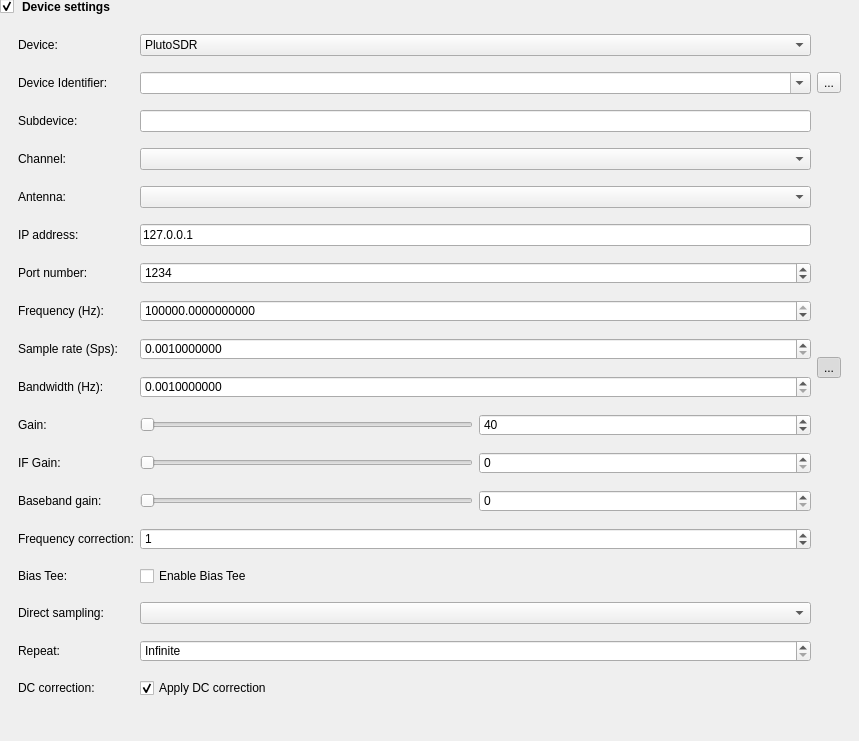
<?xml version="1.0" encoding="UTF-8"?>
<ui version="4.0">
 <class>FormDeviceSettings</class>
 <widget class="QWidget" name="FormDeviceSettings">
  <property name="geometry">
   <rect>
    <x>0</x>
    <y>0</y>
    <width>859</width>
    <height>741</height>
   </rect>
  </property>
  <property name="windowTitle">
   <string>Form</string>
  </property>
  <layout class="QVBoxLayout" name="verticalLayout">
   <property name="leftMargin">
    <number>0</number>
   </property>
   <property name="topMargin">
    <number>0</number>
   </property>
   <property name="rightMargin">
    <number>0</number>
   </property>
   <property name="bottomMargin">
    <number>0</number>
   </property>
   <item>
    <widget class="QGroupBox" name="groupBoxDeviceSettings">
     <property name="font">
      <font>
       <weight>75</weight>
       <bold>true</bold>
      </font>
     </property>
     <property name="styleSheet">
      <string notr="true">QGroupBox
{
border: none;
}

QGroupBox::title {
    subcontrol-origin: margin;
}
QGroupBox::indicator:unchecked {
 image: url(:/icons/icons/collapse.svg)
}
QGroupBox::indicator:checked {
 image: url(:/icons/icons/uncollapse.svg)
}</string>
     </property>
     <property name="title">
      <string>Device settings</string>
     </property>
     <property name="flat">
      <bool>true</bool>
     </property>
     <property name="checkable">
      <bool>true</bool>
     </property>
     <layout class="QGridLayout" name="gridLayout_6">
      <property name="topMargin">
       <number>15</number>
      </property>
      <item row="0" column="0">
       <widget class="QFrame" name="frame_2">
        <property name="font">
         <font>
          <weight>50</weight>
          <bold>false</bold>
         </font>
        </property>
        <property name="frameShape">
         <enum>QFrame::NoFrame</enum>
        </property>
        <property name="frameShadow">
         <enum>QFrame::Raised</enum>
        </property>
        <property name="lineWidth">
         <number>0</number>
        </property>
        <layout class="QGridLayout" name="gridLayout">
         <item row="4" column="0">
          <widget class="QLabel" name="labelAntenna">
           <property name="text">
            <string>Antenna:</string>
           </property>
          </widget>
         </item>
         <item row="12" column="0">
          <widget class="QLabel" name="labelBasebandGain">
           <property name="toolTip">
            <string>&lt;html&gt;&lt;head/&gt;&lt;body&gt;&lt;p&gt;The baseband gain is applied to the baseband signal in your software defined radio. The baseband signal is at low frequency and gathered from the RF signal by &lt;span style=&quot; font-weight:600;&quot;&gt;complex downsampling&lt;/span&gt;.&lt;/p&gt;&lt;/body&gt;&lt;/html&gt;</string>
           </property>
           <property name="text">
            <string>Baseband gain:</string>
           </property>
          </widget>
         </item>
         <item row="2" column="1">
          <widget class="QLineEdit" name="lineEditSubdevice">
           <property name="toolTip">
            <string>&lt;html&gt;&lt;head/&gt;&lt;body&gt;&lt;p&gt;PlutoSDR selection is handled via the device identifier list when multiple devices are available.&lt;/p&gt;&lt;/body&gt;&lt;/html&gt;</string>
           </property>
          </widget>
         </item>
         <item row="9" column="1">
          <widget class="KillerDoubleSpinBox" name="spinBoxBandwidth">
           <property name="decimals">
            <number>10</number>
           </property>
           <property name="minimum">
            <double>0.001000000000000</double>
           </property>
           <property name="maximum">
            <double>1000000000000.000000000000000</double>
           </property>
          </widget>
         </item>
         <item row="2" column="0">
          <widget class="QLabel" name="labelSubdevice">
           <property name="toolTip">
            <string>&lt;html&gt;&lt;head/&gt;&lt;body&gt;&lt;p&gt;PlutoSDR selection is handled via the device identifier list when multiple devices are available.&lt;/p&gt;&lt;/body&gt;&lt;/html&gt;</string>
           </property>
           <property name="text">
            <string>&lt;html&gt;&lt;head/&gt;&lt;body&gt;&lt;p&gt;Subdevice:&lt;/p&gt;&lt;/body&gt;&lt;/html&gt;</string>
           </property>
          </widget>
         </item>
         <item row="7" column="1">
          <widget class="KillerDoubleSpinBox" name="spinBoxFreq">
           <property name="decimals">
            <number>10</number>
           </property>
           <property name="minimum">
            <double>0.001000000000000</double>
           </property>
           <property name="maximum">
            <double>1000000000000.000000000000000</double>
           </property>
           <property name="value">
            <double>433920000.000000000000000</double>
           </property>
          </widget>
         </item>
         <item row="5" column="1">
          <widget class="QLineEdit" name="lineEditIP">
           <property name="text">
            <string>127.0.0.1</string>
           </property>
          </widget>
         </item>
         <item row="1" column="2">
          <widget class="QToolButton" name="btnRefreshDeviceIdentifier">
           <property name="toolTip">
            <string>&lt;html&gt;&lt;head/&gt;&lt;body&gt;&lt;p&gt;Automatically detect connected SDRs of the above configured type. There is &lt;span style=&quot; font-weight:600;&quot;&gt;no need&lt;/span&gt; to press this button if you have only one SDR of a certain type attached. &lt;/p&gt;&lt;/body&gt;&lt;/html&gt;</string>
           </property>
           <property name="text">
            <string>...</string>
           </property>
           <property name="icon">
            <iconset theme="view-refresh">
             <normaloff>.</normaloff>.</iconset>
           </property>
          </widget>
         </item>
         <item row="15" column="0">
          <widget class="QLabel" name="labelDirectSampling">
           <property name="toolTip">
            <string>&lt;html&gt;&lt;head/&gt;&lt;body&gt;&lt;p&gt;Set the direct sampling mode. If you do not know what to choose here, just set it to disabled. The&lt;span style=&quot; font-weight:600;&quot;&gt; native backend&lt;/span&gt; is recommended, when using this setting.&lt;/p&gt;&lt;/body&gt;&lt;/html&gt;</string>
           </property>
           <property name="text">
            <string>Direct sampling:</string>
           </property>
          </widget>
         </item>
         <item row="9" column="0">
          <widget class="QLabel" name="labelBandwidth">
           <property name="text">
            <string>Bandwidth (Hz):</string>
           </property>
          </widget>
         </item>
         <item row="10" column="1">
          <layout class="QGridLayout" name="gridLayout_5">
           <property name="sizeConstraint">
            <enum>QLayout::SetDefaultConstraint</enum>
           </property>
           <item row="0" column="0">
            <widget class="QSlider" name="sliderGain">
             <property name="toolTip">
              <string>&lt;html&gt;&lt;head/&gt;&lt;body&gt;&lt;p&gt;The gain (more exactly RF gain) is the gain applied to the RF signal. This amplifies the high frequent signal arriving at the antenna of your Software Defined Radio.&lt;/p&gt;&lt;/body&gt;&lt;/html&gt;</string>
             </property>
             <property name="maximum">
              <number>100</number>
             </property>
             <property name="singleStep">
              <number>1</number>
             </property>
             <property name="orientation">
              <enum>Qt::Horizontal</enum>
             </property>
            </widget>
           </item>
           <item row="0" column="1">
            <widget class="QSpinBox" name="spinBoxGain">
             <property name="sizePolicy">
              <sizepolicy hsizetype="MinimumExpanding" vsizetype="Fixed">
               <horstretch>0</horstretch>
               <verstretch>0</verstretch>
              </sizepolicy>
             </property>
             <property name="toolTip">
              <string>&lt;html&gt;&lt;head/&gt;&lt;body&gt;&lt;p&gt;The gain (more exactly RF gain) is the gain applied to the RF signal. This amplifies the high frequent signal arriving at the antenna of your Software Defined Radio.&lt;/p&gt;&lt;/body&gt;&lt;/html&gt;</string>
             </property>
             <property name="minimum">
              <number>0</number>
             </property>
             <property name="maximum">
              <number>99</number>
             </property>
             <property name="value">
              <number>40</number>
             </property>
            </widget>
           </item>
          </layout>
         </item>
         <item row="8" column="0">
          <widget class="QLabel" name="labelSampleRate">
           <property name="text">
            <string>Sample rate (Sps):</string>
           </property>
          </widget>
         </item>
         <item row="11" column="1">
          <layout class="QGridLayout" name="gridLayout_7">
           <item row="0" column="0">
            <widget class="QSlider" name="sliderIFGain">
             <property name="toolTip">
              <string>&lt;html&gt;&lt;head/&gt;&lt;body&gt;&lt;p&gt;The IF Gain is applied to the Intermediate Frequency signal in your Software Defined Radio. An IF signal has a lower frequency than the high frequent RF signal, so signal processing can be applied more efficiently.&lt;/p&gt;&lt;/body&gt;&lt;/html&gt;</string>
             </property>
             <property name="orientation">
              <enum>Qt::Horizontal</enum>
             </property>
            </widget>
           </item>
           <item row="0" column="1">
            <widget class="QSpinBox" name="spinBoxIFGain">
             <property name="sizePolicy">
              <sizepolicy hsizetype="MinimumExpanding" vsizetype="Fixed">
               <horstretch>0</horstretch>
               <verstretch>0</verstretch>
              </sizepolicy>
             </property>
             <property name="toolTip">
              <string>&lt;html&gt;&lt;head/&gt;&lt;body&gt;&lt;p&gt;The IF Gain is applied to the Intermediate Frequency signal in your Software Defined Radio. An IF signal has a lower frequency than the high frequent RF signal, so signal processing can be applied more efficiently.&lt;/p&gt;&lt;/body&gt;&lt;/html&gt;</string>
             </property>
            </widget>
           </item>
          </layout>
         </item>
         <item row="13" column="0">
          <widget class="QLabel" name="labelFreqCorrection">
           <property name="toolTip">
            <string>&lt;html&gt;&lt;head/&gt;&lt;body&gt;&lt;p&gt;Set the frequency correction in &lt;span style=&quot; font-weight:600;&quot;&gt;ppm&lt;/span&gt;. If you do not know what to enter here, just leave it to one.&lt;/p&gt;&lt;/body&gt;&lt;/html&gt;</string>
           </property>
           <property name="text">
            <string>Frequency correction:</string>
           </property>
          </widget>
         </item>
         <item row="1" column="1">
          <widget class="QComboBox" name="comboBoxDeviceIdentifier">
           <property name="toolTip">
            <string>&lt;html&gt;&lt;head/&gt;&lt;body&gt;&lt;p&gt;You can enter a device identifier here if you have multiple SDRs of the same type attached to separate them. There is no need to configure this value otherwise. the app will &lt;span style=&quot; font-weight:600;&quot;&gt;automatically&lt;/span&gt; select an attached SDR of the configured type if you leave this value empty.&lt;/p&gt;&lt;/body&gt;&lt;/html&gt;</string>
           </property>
           <property name="editable">
            <bool>true</bool>
           </property>
           <property name="insertPolicy">
            <enum>QComboBox::NoInsert</enum>
           </property>
          </widget>
         </item>
         <item row="0" column="1">
          <widget class="QComboBox" name="cbDevice">
           <property name="sizePolicy">
            <sizepolicy hsizetype="Expanding" vsizetype="Fixed">
             <horstretch>0</horstretch>
             <verstretch>0</verstretch>
            </sizepolicy>
           </property>
           <item>
            <property name="text">
             <string>PlutoSDR</string>
            </property>
           </item>
          </widget>
         </item>
         <item row="16" column="1">
          <widget class="QSpinBox" name="spinBoxNRepeat">
           <property name="specialValueText">
            <string>Infinite</string>
           </property>
           <property name="maximum">
            <number>999999999</number>
           </property>
          </widget>
         </item>
         <item row="12" column="1">
          <layout class="QGridLayout" name="gridLayout_8">
           <item row="0" column="0">
            <widget class="QSlider" name="sliderBasebandGain">
             <property name="toolTip">
              <string>&lt;html&gt;&lt;head/&gt;&lt;body&gt;&lt;p&gt;The baseband gain is applied to the baseband signal in your software defined radio. The baseband signal is at low frequency and gathered from the RF signal by &lt;span style=&quot; font-weight:600;&quot;&gt;complex downsampling&lt;/span&gt;.&lt;/p&gt;&lt;/body&gt;&lt;/html&gt;</string>
             </property>
             <property name="sliderPosition">
              <number>0</number>
             </property>
             <property name="orientation">
              <enum>Qt::Horizontal</enum>
             </property>
             <property name="invertedAppearance">
              <bool>false</bool>
             </property>
             <property name="invertedControls">
              <bool>false</bool>
             </property>
             <property name="tickPosition">
              <enum>QSlider::NoTicks</enum>
             </property>
             <property name="tickInterval">
              <number>0</number>
             </property>
            </widget>
           </item>
           <item row="0" column="1">
            <widget class="QSpinBox" name="spinBoxBasebandGain">
             <property name="sizePolicy">
              <sizepolicy hsizetype="MinimumExpanding" vsizetype="Fixed">
               <horstretch>0</horstretch>
               <verstretch>0</verstretch>
              </sizepolicy>
             </property>
             <property name="toolTip">
              <string>&lt;html&gt;&lt;head/&gt;&lt;body&gt;&lt;p&gt;The baseband gain is applied to the baseband signal in your software defined radio. The baseband signal is at low frequency and gathered from the RF signal by &lt;span style=&quot; font-weight:600;&quot;&gt;complex downsampling&lt;/span&gt;.&lt;/p&gt;&lt;/body&gt;&lt;/html&gt;</string>
             </property>
            </widget>
           </item>
          </layout>
         </item>
         <item row="6" column="0">
          <widget class="QLabel" name="labelPort">
           <property name="text">
            <string>Port number:</string>
           </property>
          </widget>
         </item>
         <item row="8" column="1">
          <widget class="KillerDoubleSpinBox" name="spinBoxSampleRate">
           <property name="decimals">
            <number>10</number>
           </property>
           <property name="minimum">
            <double>0.001000000000000</double>
           </property>
           <property name="maximum">
            <double>1000000000000.000000000000000</double>
           </property>
          </widget>
         </item>
         <item row="10" column="0">
          <widget class="QLabel" name="labelGain">
           <property name="toolTip">
            <string>&lt;html&gt;&lt;head/&gt;&lt;body&gt;&lt;p&gt;The gain (more exactly RF gain) is the gain applied to the RF signal. This amplifies the high frequent signal arriving at the antenna of your Software Defined Radio.&lt;/p&gt;&lt;/body&gt;&lt;/html&gt;</string>
           </property>
           <property name="text">
            <string>Gain:</string>
           </property>
          </widget>
         </item>
         <item row="17" column="1">
          <widget class="QCheckBox" name="checkBoxDCCorrection">
           <property name="toolTip">
            <string>Apply DC correction during recording, that is, ensure the captured signal has a mean value of zero.</string>
           </property>
           <property name="text">
            <string>Apply DC correction</string>
           </property>
           <property name="checked">
            <bool>true</bool>
           </property>
          </widget>
         </item>
         <item row="1" column="0">
          <widget class="QLabel" name="labelDeviceIdentifier">
           <property name="toolTip">
            <string>&lt;html&gt;&lt;head/&gt;&lt;body&gt;&lt;p&gt;You can enter a device identifier here if you have multiple SDRs of the same type attached to separate them. There is no need to configure this value otherwise. the app will &lt;span style=&quot; font-weight:600;&quot;&gt;automatically&lt;/span&gt; select an attached SDR of the configured type if you leave this value empty.&lt;/p&gt;&lt;/body&gt;&lt;/html&gt;</string>
           </property>
           <property name="text">
            <string>Device Identifier:</string>
           </property>
          </widget>
         </item>
         <item row="4" column="1">
          <widget class="QComboBox" name="comboBoxAntenna"/>
         </item>
         <item row="7" column="0">
          <widget class="QLabel" name="labelFreq">
           <property name="text">
            <string>Frequency (Hz):</string>
           </property>
          </widget>
         </item>
         <item row="6" column="1">
          <widget class="QSpinBox" name="spinBoxPort">
           <property name="minimum">
            <number>1</number>
           </property>
           <property name="maximum">
            <number>65535</number>
           </property>
           <property name="value">
            <number>1234</number>
           </property>
          </widget>
         </item>
         <item row="5" column="0">
          <widget class="QLabel" name="labelIP">
           <property name="text">
            <string>IP address:</string>
           </property>
          </widget>
         </item>
         <item row="13" column="1">
          <widget class="QSpinBox" name="spinBoxFreqCorrection">
           <property name="toolTip">
            <string>&lt;html&gt;&lt;head/&gt;&lt;body&gt;&lt;p&gt;Set the frequency correction in &lt;span style=&quot; font-weight:600;&quot;&gt;ppm&lt;/span&gt;. If you do not know what to enter here, just leave it to one.&lt;/p&gt;&lt;/body&gt;&lt;/html&gt;</string>
           </property>
           <property name="minimum">
            <number>-1000</number>
           </property>
           <property name="maximum">
            <number>1000</number>
           </property>
           <property name="value">
            <number>1</number>
           </property>
          </widget>
         </item>
         <item row="16" column="0">
          <widget class="QLabel" name="labelNRepeat">
           <property name="text">
            <string>Repeat:</string>
           </property>
          </widget>
         </item>
         <item row="15" column="1">
          <widget class="QComboBox" name="comboBoxDirectSampling">
           <property name="toolTip">
            <string>&lt;html&gt;&lt;head/&gt;&lt;body&gt;&lt;p&gt;Set the direct sampling mode. If you do not know what to choose here, just set it to disabled. The&lt;span style=&quot; font-weight:600;&quot;&gt; native backend&lt;/span&gt; is recommended, when using this setting.&lt;/p&gt;&lt;/body&gt;&lt;/html&gt;</string>
           </property>
          </widget>
         </item>
         <item row="17" column="0">
          <widget class="QLabel" name="labelDCCorrection">
           <property name="toolTip">
            <string>Apply DC correction during recording, that is, ensure the captured signal has a mean value of zero.</string>
           </property>
           <property name="text">
            <string>DC correction:</string>
           </property>
          </widget>
         </item>
         <item row="3" column="1">
          <widget class="QComboBox" name="comboBoxChannel"/>
         </item>
         <item row="11" column="0">
          <widget class="QLabel" name="labelIFGain">
           <property name="toolTip">
            <string>&lt;html&gt;&lt;head/&gt;&lt;body&gt;&lt;p&gt;The IF Gain is applied to the Intermediate Frequency signal in your Software Defined Radio. An IF signal has a lower frequency than the high frequent RF signal, so signal processing can be applied more efficiently.&lt;/p&gt;&lt;/body&gt;&lt;/html&gt;</string>
           </property>
           <property name="text">
            <string>IF Gain:</string>
           </property>
          </widget>
         </item>
         <item row="3" column="0">
          <widget class="QLabel" name="labelChannel">
           <property name="text">
            <string>Channel:</string>
           </property>
          </widget>
         </item>
         <item row="8" column="2" rowspan="2">
          <widget class="QToolButton" name="btnLockBWSR">
           <property name="sizePolicy">
            <sizepolicy hsizetype="Fixed" vsizetype="Fixed">
             <horstretch>0</horstretch>
             <verstretch>0</verstretch>
            </sizepolicy>
           </property>
           <property name="text">
            <string>...</string>
           </property>
           <property name="icon">
            <iconset resource="urh.qrc">
             <normaloff>:/icons/icons/lock.svg</normaloff>:/icons/icons/lock.svg</iconset>
           </property>
           <property name="iconSize">
            <size>
             <width>16</width>
             <height>16</height>
            </size>
           </property>
           <property name="checkable">
            <bool>true</bool>
           </property>
           <property name="checked">
            <bool>true</bool>
           </property>
          </widget>
         </item>
         <item row="0" column="0">
          <widget class="QLabel" name="label_3">
           <property name="text">
            <string>Device:</string>
           </property>
          </widget>
         </item>
         <item row="14" column="0">
          <widget class="QLabel" name="labelBiasTee">
           <property name="toolTip">
            <string>&lt;html&gt;&lt;head/&gt;&lt;body&gt;&lt;p&gt;Enable the bias tee of your SDR, if you have an external LNA connected. Leave this disabled if you have no external LNA attached.&lt;/p&gt;&lt;/body&gt;&lt;/html&gt;</string>
           </property>
           <property name="text">
            <string>Bias Tee:</string>
           </property>
          </widget>
         </item>
         <item row="14" column="1">
          <widget class="QCheckBox" name="checkBoxBiasTee">
           <property name="toolTip">
            <string>&lt;html&gt;&lt;head/&gt;&lt;body&gt;&lt;p&gt;Enable the bias tee of your SDR, if you have an external LNA connected. Leave this disabled if you have no external LNA attached.&lt;/p&gt;&lt;/body&gt;&lt;/html&gt;</string>
           </property>
           <property name="text">
            <string>Enable Bias Tee</string>
           </property>
          </widget>
         </item>
        </layout>
       </widget>
      </item>
     </layout>
    </widget>
   </item>
  </layout>
 </widget>
 <customwidgets>
  <customwidget>
   <class>KillerDoubleSpinBox</class>
   <extends>QDoubleSpinBox</extends>
   <header>urh.ui.KillerDoubleSpinBox.h</header>
  </customwidget>
 </customwidgets>
 <tabstops>
  <tabstop>groupBoxDeviceSettings</tabstop>
  <tabstop>cbDevice</tabstop>
  <tabstop>comboBoxDeviceIdentifier</tabstop>
  <tabstop>btnRefreshDeviceIdentifier</tabstop>
  <tabstop>lineEditSubdevice</tabstop>
  <tabstop>comboBoxChannel</tabstop>
  <tabstop>comboBoxAntenna</tabstop>
  <tabstop>lineEditIP</tabstop>
  <tabstop>spinBoxPort</tabstop>
  <tabstop>spinBoxFreq</tabstop>
  <tabstop>spinBoxSampleRate</tabstop>
  <tabstop>btnLockBWSR</tabstop>
  <tabstop>spinBoxBandwidth</tabstop>
  <tabstop>sliderGain</tabstop>
  <tabstop>spinBoxGain</tabstop>
  <tabstop>sliderIFGain</tabstop>
  <tabstop>spinBoxIFGain</tabstop>
  <tabstop>sliderBasebandGain</tabstop>
  <tabstop>spinBoxBasebandGain</tabstop>
  <tabstop>spinBoxFreqCorrection</tabstop>
  <tabstop>comboBoxDirectSampling</tabstop>
  <tabstop>spinBoxNRepeat</tabstop>
  <tabstop>checkBoxDCCorrection</tabstop>
 </tabstops>
 <resources>
  <include location="urh.qrc"/>
 </resources>
 <connections>
  <connection>
   <sender>groupBoxDeviceSettings</sender>
   <signal>toggled(bool)</signal>
   <receiver>frame_2</receiver>
   <slot>setVisible(bool)</slot>
   <hints>
    <hint type="sourcelabel">
     <x>115</x>
     <y>17</y>
    </hint>
    <hint type="destinationlabel">
     <x>140</x>
     <y>31</y>
    </hint>
   </hints>
  </connection>
 </connections>
</ui>
